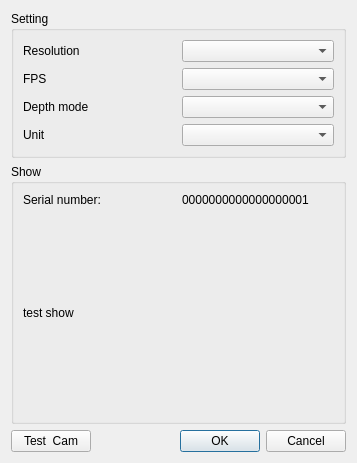
<?xml version="1.0" encoding="UTF-8"?>
<ui version="4.0">
 <class>SetZEDDialog</class>
 <widget class="QDialog" name="SetZEDDialog">
  <property name="geometry">
   <rect>
    <x>0</x>
    <y>0</y>
    <width>357</width>
    <height>463</height>
   </rect>
  </property>
  <property name="windowTitle">
   <string>Dialog</string>
  </property>
  <layout class="QGridLayout" name="gridLayout_5">
   <item row="0" column="0" colspan="3">
    <widget class="QGroupBox" name="groupBox_2">
     <property name="sizePolicy">
      <sizepolicy hsizetype="Expanding" vsizetype="Minimum">
       <horstretch>0</horstretch>
       <verstretch>0</verstretch>
      </sizepolicy>
     </property>
     <property name="title">
      <string>Setting</string>
     </property>
     <layout class="QGridLayout" name="gridLayout_4">
      <item row="0" column="0">
       <widget class="QLabel" name="label_11">
        <property name="text">
         <string>Resolution</string>
        </property>
       </widget>
      </item>
      <item row="0" column="1">
       <widget class="QComboBox" name="comboBox_5"/>
      </item>
      <item row="1" column="0">
       <widget class="QLabel" name="label_12">
        <property name="text">
         <string>FPS</string>
        </property>
       </widget>
      </item>
      <item row="1" column="1">
       <widget class="QComboBox" name="comboBox_6"/>
      </item>
      <item row="2" column="0">
       <widget class="QLabel" name="label_13">
        <property name="text">
         <string>Depth mode</string>
        </property>
       </widget>
      </item>
      <item row="2" column="1">
       <widget class="QComboBox" name="comboBox_7"/>
      </item>
      <item row="3" column="0">
       <widget class="QLabel" name="label_14">
        <property name="text">
         <string>Unit</string>
        </property>
       </widget>
      </item>
      <item row="3" column="1">
       <widget class="QComboBox" name="comboBox_8"/>
      </item>
     </layout>
    </widget>
   </item>
   <item row="1" column="0" colspan="3">
    <widget class="QGroupBox" name="groupBox">
     <property name="sizePolicy">
      <sizepolicy hsizetype="Preferred" vsizetype="Expanding">
       <horstretch>0</horstretch>
       <verstretch>0</verstretch>
      </sizepolicy>
     </property>
     <property name="title">
      <string>Show</string>
     </property>
     <layout class="QGridLayout" name="gridLayout_3">
      <item row="0" column="0">
       <widget class="QLabel" name="label_8">
        <property name="sizePolicy">
         <sizepolicy hsizetype="Preferred" vsizetype="Minimum">
          <horstretch>0</horstretch>
          <verstretch>0</verstretch>
         </sizepolicy>
        </property>
        <property name="text">
         <string>Serial number: </string>
        </property>
       </widget>
      </item>
      <item row="0" column="1">
       <widget class="QLabel" name="label_9">
        <property name="sizePolicy">
         <sizepolicy hsizetype="Preferred" vsizetype="Minimum">
          <horstretch>0</horstretch>
          <verstretch>0</verstretch>
         </sizepolicy>
        </property>
        <property name="text">
         <string>0000000000000000001</string>
        </property>
       </widget>
      </item>
      <item row="1" column="0" colspan="2">
       <widget class="QLabel" name="label_10">
        <property name="sizePolicy">
         <sizepolicy hsizetype="Preferred" vsizetype="Expanding">
          <horstretch>0</horstretch>
          <verstretch>0</verstretch>
         </sizepolicy>
        </property>
        <property name="text">
         <string>test show</string>
        </property>
       </widget>
      </item>
     </layout>
    </widget>
   </item>
   <item row="2" column="0">
    <widget class="QPushButton" name="pb_test_cam">
     <property name="text">
      <string>Test  Cam</string>
     </property>
    </widget>
   </item>
   <item row="2" column="1">
    <spacer name="horizontalSpacer_5">
     <property name="orientation">
      <enum>Qt::Horizontal</enum>
     </property>
     <property name="sizeHint" stdset="0">
      <size>
       <width>78</width>
       <height>20</height>
      </size>
     </property>
    </spacer>
   </item>
   <item row="2" column="2">
    <widget class="QDialogButtonBox" name="buttonBox">
     <property name="orientation">
      <enum>Qt::Horizontal</enum>
     </property>
     <property name="standardButtons">
      <set>QDialogButtonBox::Cancel|QDialogButtonBox::Ok</set>
     </property>
    </widget>
   </item>
  </layout>
 </widget>
 <resources/>
 <connections>
  <connection>
   <sender>buttonBox</sender>
   <signal>accepted()</signal>
   <receiver>SetZEDDialog</receiver>
   <slot>accept()</slot>
   <hints>
    <hint type="sourcelabel">
     <x>248</x>
     <y>254</y>
    </hint>
    <hint type="destinationlabel">
     <x>157</x>
     <y>274</y>
    </hint>
   </hints>
  </connection>
  <connection>
   <sender>buttonBox</sender>
   <signal>rejected()</signal>
   <receiver>SetZEDDialog</receiver>
   <slot>reject()</slot>
   <hints>
    <hint type="sourcelabel">
     <x>316</x>
     <y>260</y>
    </hint>
    <hint type="destinationlabel">
     <x>286</x>
     <y>274</y>
    </hint>
   </hints>
  </connection>
 </connections>
</ui>
